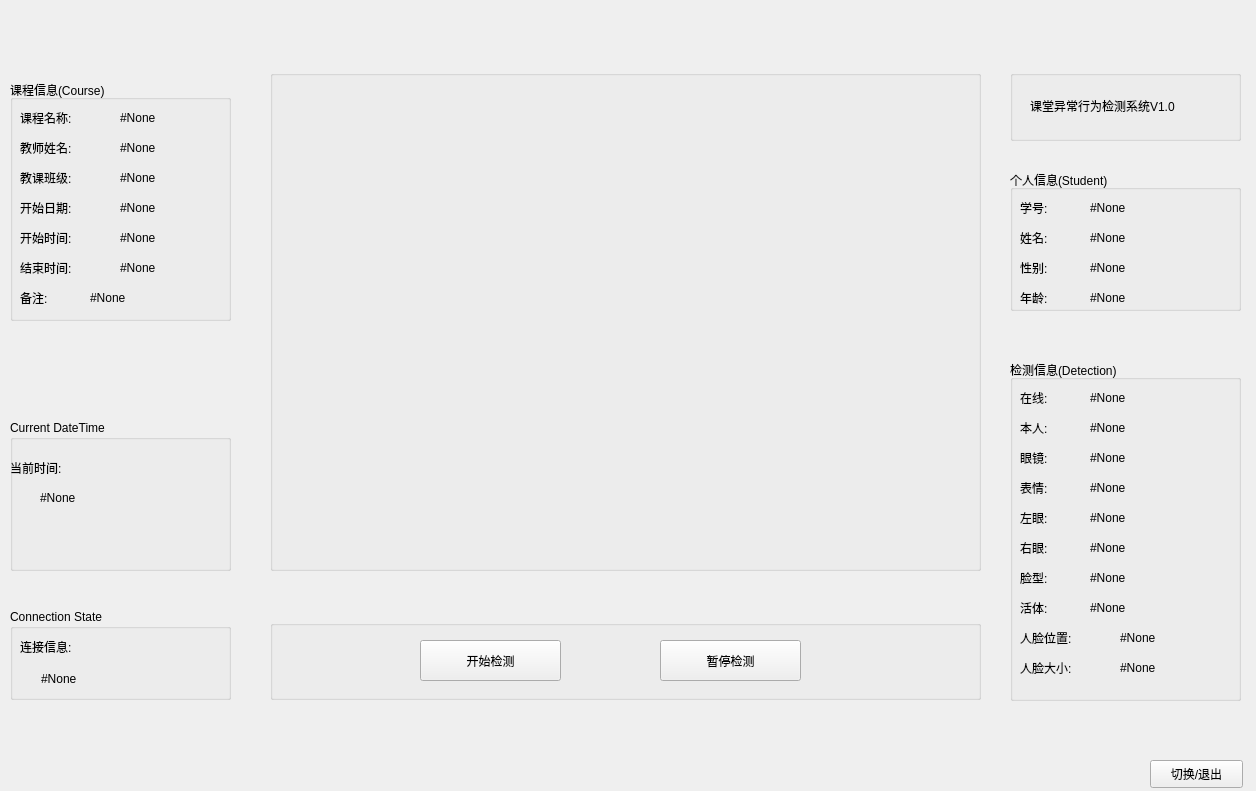
<?xml version="1.0" encoding="UTF-8"?>
<ui version="4.0">
 <class>Form</class>
 <widget class="QWidget" name="Form">
  <property name="geometry">
   <rect>
    <x>0</x>
    <y>0</y>
    <width>1256</width>
    <height>791</height>
   </rect>
  </property>
  <property name="windowTitle">
   <string>Form</string>
  </property>
  <widget class="QGroupBox" name="groupBox">
   <property name="geometry">
    <rect>
     <x>270</x>
     <y>70</y>
     <width>711</width>
     <height>501</height>
    </rect>
   </property>
   <property name="title">
    <string/>
   </property>
   <widget class="QLabel" name="screen_label">
    <property name="geometry">
     <rect>
      <x>20</x>
      <y>20</y>
      <width>681</width>
      <height>471</height>
     </rect>
    </property>
    <property name="text">
     <string/>
    </property>
   </widget>
  </widget>
  <widget class="QGroupBox" name="groupBox_2">
   <property name="geometry">
    <rect>
     <x>270</x>
     <y>620</y>
     <width>711</width>
     <height>80</height>
    </rect>
   </property>
   <property name="title">
    <string/>
   </property>
   <widget class="QPushButton" name="startDetectionBtn">
    <property name="geometry">
     <rect>
      <x>150</x>
      <y>20</y>
      <width>141</width>
      <height>41</height>
     </rect>
    </property>
    <property name="text">
     <string>开始检测</string>
    </property>
   </widget>
   <widget class="QPushButton" name="stopDetectionBtn">
    <property name="geometry">
     <rect>
      <x>390</x>
      <y>20</y>
      <width>141</width>
      <height>41</height>
     </rect>
    </property>
    <property name="text">
     <string>暂停检测</string>
    </property>
   </widget>
  </widget>
  <widget class="QGroupBox" name="groupBox_3">
   <property name="geometry">
    <rect>
     <x>1010</x>
     <y>70</y>
     <width>231</width>
     <height>71</height>
    </rect>
   </property>
   <property name="title">
    <string/>
   </property>
   <widget class="QLabel" name="label_24">
    <property name="geometry">
     <rect>
      <x>20</x>
      <y>20</y>
      <width>191</width>
      <height>31</height>
     </rect>
    </property>
    <property name="text">
     <string>课堂异常行为检测系统V1.0</string>
    </property>
   </widget>
  </widget>
  <widget class="QGroupBox" name="groupBox_4">
   <property name="geometry">
    <rect>
     <x>1010</x>
     <y>170</y>
     <width>231</width>
     <height>141</height>
    </rect>
   </property>
   <property name="title">
    <string>个人信息(Student)</string>
   </property>
   <widget class="QLabel" name="label">
    <property name="geometry">
     <rect>
      <x>10</x>
      <y>30</y>
      <width>41</width>
      <height>16</height>
     </rect>
    </property>
    <property name="text">
     <string>学号:</string>
    </property>
   </widget>
   <widget class="QLabel" name="label_2">
    <property name="geometry">
     <rect>
      <x>10</x>
      <y>60</y>
      <width>41</width>
      <height>16</height>
     </rect>
    </property>
    <property name="text">
     <string>姓名:</string>
    </property>
   </widget>
   <widget class="QLabel" name="label_3">
    <property name="geometry">
     <rect>
      <x>10</x>
      <y>90</y>
      <width>41</width>
      <height>16</height>
     </rect>
    </property>
    <property name="text">
     <string>性别:</string>
    </property>
   </widget>
   <widget class="QLabel" name="label_4">
    <property name="geometry">
     <rect>
      <x>10</x>
      <y>120</y>
      <width>41</width>
      <height>16</height>
     </rect>
    </property>
    <property name="text">
     <string>年龄:</string>
    </property>
   </widget>
   <widget class="QLabel" name="student_no">
    <property name="geometry">
     <rect>
      <x>80</x>
      <y>30</y>
      <width>91</width>
      <height>16</height>
     </rect>
    </property>
    <property name="text">
     <string>#None</string>
    </property>
   </widget>
   <widget class="QLabel" name="student_name">
    <property name="geometry">
     <rect>
      <x>80</x>
      <y>60</y>
      <width>91</width>
      <height>16</height>
     </rect>
    </property>
    <property name="text">
     <string>#None</string>
    </property>
   </widget>
   <widget class="QLabel" name="gender">
    <property name="geometry">
     <rect>
      <x>80</x>
      <y>90</y>
      <width>91</width>
      <height>16</height>
     </rect>
    </property>
    <property name="text">
     <string>#None</string>
    </property>
   </widget>
   <widget class="QLabel" name="age">
    <property name="geometry">
     <rect>
      <x>80</x>
      <y>120</y>
      <width>91</width>
      <height>16</height>
     </rect>
    </property>
    <property name="text">
     <string>#None</string>
    </property>
   </widget>
  </widget>
  <widget class="QGroupBox" name="groupBox_5">
   <property name="geometry">
    <rect>
     <x>1010</x>
     <y>360</y>
     <width>231</width>
     <height>341</height>
    </rect>
   </property>
   <property name="title">
    <string>检测信息(Detection)</string>
   </property>
   <widget class="QLabel" name="label_9">
    <property name="geometry">
     <rect>
      <x>10</x>
      <y>30</y>
      <width>41</width>
      <height>16</height>
     </rect>
    </property>
    <property name="text">
     <string>在线:</string>
    </property>
   </widget>
   <widget class="QLabel" name="label_10">
    <property name="geometry">
     <rect>
      <x>10</x>
      <y>60</y>
      <width>41</width>
      <height>16</height>
     </rect>
    </property>
    <property name="text">
     <string>本人:</string>
    </property>
   </widget>
   <widget class="QLabel" name="label_11">
    <property name="geometry">
     <rect>
      <x>10</x>
      <y>90</y>
      <width>41</width>
      <height>16</height>
     </rect>
    </property>
    <property name="text">
     <string>眼镜:</string>
    </property>
   </widget>
   <widget class="QLabel" name="label_12">
    <property name="geometry">
     <rect>
      <x>10</x>
      <y>120</y>
      <width>41</width>
      <height>16</height>
     </rect>
    </property>
    <property name="text">
     <string>表情:</string>
    </property>
   </widget>
   <widget class="QLabel" name="label_13">
    <property name="geometry">
     <rect>
      <x>10</x>
      <y>150</y>
      <width>41</width>
      <height>16</height>
     </rect>
    </property>
    <property name="text">
     <string>左眼:</string>
    </property>
   </widget>
   <widget class="QLabel" name="label_14">
    <property name="geometry">
     <rect>
      <x>10</x>
      <y>180</y>
      <width>41</width>
      <height>16</height>
     </rect>
    </property>
    <property name="text">
     <string>右眼:</string>
    </property>
   </widget>
   <widget class="QLabel" name="label_15">
    <property name="geometry">
     <rect>
      <x>10</x>
      <y>210</y>
      <width>41</width>
      <height>16</height>
     </rect>
    </property>
    <property name="text">
     <string>脸型:</string>
    </property>
   </widget>
   <widget class="QLabel" name="label_16">
    <property name="geometry">
     <rect>
      <x>10</x>
      <y>240</y>
      <width>41</width>
      <height>16</height>
     </rect>
    </property>
    <property name="text">
     <string>活体:</string>
    </property>
   </widget>
   <widget class="QLabel" name="label_17">
    <property name="geometry">
     <rect>
      <x>10</x>
      <y>270</y>
      <width>71</width>
      <height>16</height>
     </rect>
    </property>
    <property name="text">
     <string>人脸位置:</string>
    </property>
   </widget>
   <widget class="QLabel" name="label_18">
    <property name="geometry">
     <rect>
      <x>10</x>
      <y>300</y>
      <width>71</width>
      <height>16</height>
     </rect>
    </property>
    <property name="text">
     <string>人脸大小:</string>
    </property>
   </widget>
   <widget class="QLabel" name="online">
    <property name="geometry">
     <rect>
      <x>80</x>
      <y>30</y>
      <width>91</width>
      <height>16</height>
     </rect>
    </property>
    <property name="text">
     <string>#None</string>
    </property>
   </widget>
   <widget class="QLabel" name="isme">
    <property name="geometry">
     <rect>
      <x>80</x>
      <y>60</y>
      <width>91</width>
      <height>16</height>
     </rect>
    </property>
    <property name="text">
     <string>#None</string>
    </property>
   </widget>
   <widget class="QLabel" name="glass">
    <property name="geometry">
     <rect>
      <x>80</x>
      <y>90</y>
      <width>91</width>
      <height>16</height>
     </rect>
    </property>
    <property name="text">
     <string>#None</string>
    </property>
   </widget>
   <widget class="QLabel" name="emotion">
    <property name="geometry">
     <rect>
      <x>80</x>
      <y>120</y>
      <width>91</width>
      <height>16</height>
     </rect>
    </property>
    <property name="text">
     <string>#None</string>
    </property>
   </widget>
   <widget class="QLabel" name="left_eye">
    <property name="geometry">
     <rect>
      <x>80</x>
      <y>150</y>
      <width>91</width>
      <height>16</height>
     </rect>
    </property>
    <property name="text">
     <string>#None</string>
    </property>
   </widget>
   <widget class="QLabel" name="right_eye">
    <property name="geometry">
     <rect>
      <x>80</x>
      <y>180</y>
      <width>91</width>
      <height>16</height>
     </rect>
    </property>
    <property name="text">
     <string>#None</string>
    </property>
   </widget>
   <widget class="QLabel" name="face_shape">
    <property name="geometry">
     <rect>
      <x>80</x>
      <y>210</y>
      <width>91</width>
      <height>16</height>
     </rect>
    </property>
    <property name="text">
     <string>#None</string>
    </property>
   </widget>
   <widget class="QLabel" name="face_type">
    <property name="geometry">
     <rect>
      <x>80</x>
      <y>240</y>
      <width>91</width>
      <height>16</height>
     </rect>
    </property>
    <property name="text">
     <string>#None</string>
    </property>
   </widget>
   <widget class="QLabel" name="face_location">
    <property name="geometry">
     <rect>
      <x>110</x>
      <y>270</y>
      <width>91</width>
      <height>16</height>
     </rect>
    </property>
    <property name="text">
     <string>#None</string>
    </property>
   </widget>
   <widget class="QLabel" name="face_size">
    <property name="geometry">
     <rect>
      <x>110</x>
      <y>300</y>
      <width>91</width>
      <height>16</height>
     </rect>
    </property>
    <property name="text">
     <string>#None</string>
    </property>
   </widget>
  </widget>
  <widget class="QGroupBox" name="groupBox_6">
   <property name="geometry">
    <rect>
     <x>10</x>
     <y>80</y>
     <width>221</width>
     <height>241</height>
    </rect>
   </property>
   <property name="title">
    <string>课程信息(Course)</string>
   </property>
   <widget class="QLabel" name="label_5">
    <property name="geometry">
     <rect>
      <x>10</x>
      <y>30</y>
      <width>72</width>
      <height>15</height>
     </rect>
    </property>
    <property name="text">
     <string>课程名称:</string>
    </property>
   </widget>
   <widget class="QLabel" name="label_6">
    <property name="geometry">
     <rect>
      <x>10</x>
      <y>60</y>
      <width>72</width>
      <height>15</height>
     </rect>
    </property>
    <property name="text">
     <string>教师姓名:</string>
    </property>
   </widget>
   <widget class="QLabel" name="label_7">
    <property name="geometry">
     <rect>
      <x>10</x>
      <y>90</y>
      <width>72</width>
      <height>15</height>
     </rect>
    </property>
    <property name="text">
     <string>教课班级:</string>
    </property>
   </widget>
   <widget class="QLabel" name="label_8">
    <property name="geometry">
     <rect>
      <x>10</x>
      <y>120</y>
      <width>72</width>
      <height>15</height>
     </rect>
    </property>
    <property name="text">
     <string>开始日期:</string>
    </property>
   </widget>
   <widget class="QLabel" name="label_19">
    <property name="geometry">
     <rect>
      <x>10</x>
      <y>150</y>
      <width>72</width>
      <height>15</height>
     </rect>
    </property>
    <property name="text">
     <string>开始时间:</string>
    </property>
   </widget>
   <widget class="QLabel" name="label_20">
    <property name="geometry">
     <rect>
      <x>10</x>
      <y>180</y>
      <width>72</width>
      <height>15</height>
     </rect>
    </property>
    <property name="text">
     <string>结束时间:</string>
    </property>
   </widget>
   <widget class="QLabel" name="label_21">
    <property name="geometry">
     <rect>
      <x>10</x>
      <y>210</y>
      <width>72</width>
      <height>15</height>
     </rect>
    </property>
    <property name="text">
     <string>备注:</string>
    </property>
   </widget>
   <widget class="QLabel" name="course_name">
    <property name="geometry">
     <rect>
      <x>110</x>
      <y>30</y>
      <width>111</width>
      <height>16</height>
     </rect>
    </property>
    <property name="text">
     <string>#None</string>
    </property>
   </widget>
   <widget class="QLabel" name="teacher_name">
    <property name="geometry">
     <rect>
      <x>110</x>
      <y>60</y>
      <width>111</width>
      <height>16</height>
     </rect>
    </property>
    <property name="text">
     <string>#None</string>
    </property>
   </widget>
   <widget class="QLabel" name="class_name">
    <property name="geometry">
     <rect>
      <x>110</x>
      <y>90</y>
      <width>111</width>
      <height>16</height>
     </rect>
    </property>
    <property name="text">
     <string>#None</string>
    </property>
   </widget>
   <widget class="QLabel" name="start_day">
    <property name="geometry">
     <rect>
      <x>110</x>
      <y>120</y>
      <width>111</width>
      <height>16</height>
     </rect>
    </property>
    <property name="text">
     <string>#None</string>
    </property>
   </widget>
   <widget class="QLabel" name="start_time">
    <property name="geometry">
     <rect>
      <x>110</x>
      <y>150</y>
      <width>111</width>
      <height>16</height>
     </rect>
    </property>
    <property name="text">
     <string>#None</string>
    </property>
   </widget>
   <widget class="QLabel" name="end_time">
    <property name="geometry">
     <rect>
      <x>110</x>
      <y>180</y>
      <width>111</width>
      <height>16</height>
     </rect>
    </property>
    <property name="text">
     <string>#None</string>
    </property>
   </widget>
   <widget class="QLabel" name="remarks">
    <property name="geometry">
     <rect>
      <x>80</x>
      <y>210</y>
      <width>141</width>
      <height>16</height>
     </rect>
    </property>
    <property name="text">
     <string>#None</string>
    </property>
   </widget>
  </widget>
  <widget class="QGroupBox" name="groupBox_7">
   <property name="geometry">
    <rect>
     <x>10</x>
     <y>420</y>
     <width>221</width>
     <height>151</height>
    </rect>
   </property>
   <property name="title">
    <string>Current DateTime</string>
   </property>
   <widget class="QLabel" name="label_22">
    <property name="geometry">
     <rect>
      <x>0</x>
      <y>40</y>
      <width>81</width>
      <height>16</height>
     </rect>
    </property>
    <property name="text">
     <string>当前时间:</string>
    </property>
   </widget>
   <widget class="QLabel" name="current_datetime">
    <property name="geometry">
     <rect>
      <x>30</x>
      <y>70</y>
      <width>181</width>
      <height>16</height>
     </rect>
    </property>
    <property name="text">
     <string>#None</string>
    </property>
   </widget>
  </widget>
  <widget class="QGroupBox" name="groupBox_8">
   <property name="geometry">
    <rect>
     <x>10</x>
     <y>609</y>
     <width>221</width>
     <height>91</height>
    </rect>
   </property>
   <property name="title">
    <string>Connection State</string>
   </property>
   <widget class="QLabel" name="label_23">
    <property name="geometry">
     <rect>
      <x>10</x>
      <y>30</y>
      <width>72</width>
      <height>15</height>
     </rect>
    </property>
    <property name="text">
     <string>连接信息:</string>
    </property>
   </widget>
   <widget class="QLabel" name="connect_info">
    <property name="geometry">
     <rect>
      <x>31</x>
      <y>60</y>
      <width>161</width>
      <height>21</height>
     </rect>
    </property>
    <property name="text">
     <string>&lt;html&gt;&lt;head/&gt;&lt;body&gt;&lt;p&gt;#None&lt;/p&gt;&lt;/body&gt;&lt;/html&gt;</string>
    </property>
   </widget>
  </widget>
  <widget class="QPushButton" name="exitBtn">
   <property name="geometry">
    <rect>
     <x>1150</x>
     <y>760</y>
     <width>93</width>
     <height>28</height>
    </rect>
   </property>
   <property name="text">
    <string>切换/退出</string>
   </property>
  </widget>
 </widget>
 <resources/>
 <connections/>
</ui>
